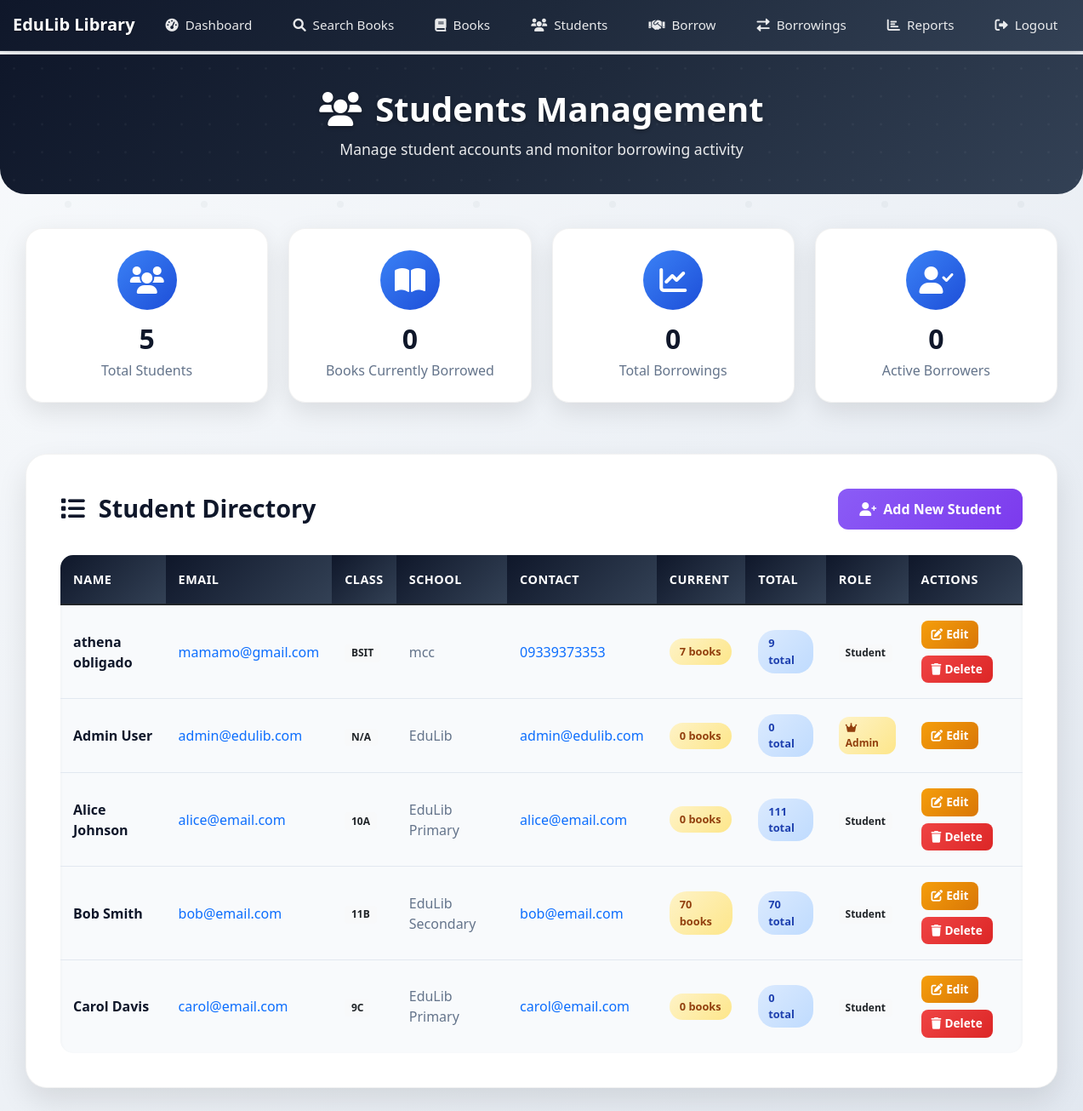
The page /students (signed in) on the database as committed earlier.
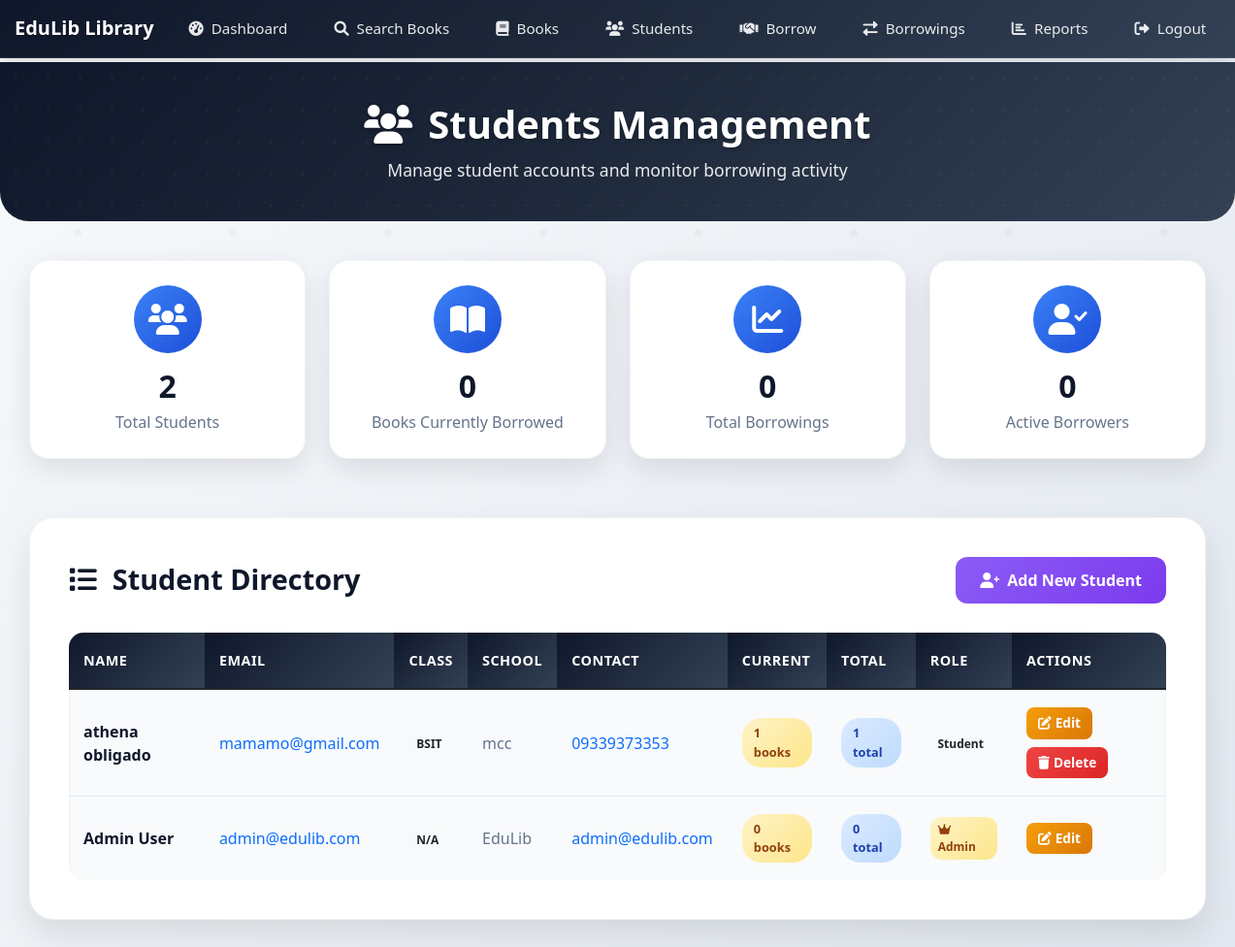
The same page on the database as committed later.
### app/models.py (models this page shows, shortened)
class Student(UserMixin, db.Model):
    id = db.Column(db.Integer, primary_key=True)
    email = db.Column(db.String(120), unique=True, nullable=False)
    password_hash = db.Column(db.String(128))
    full_name = db.Column(db.String(100), nullable=False)
    class_name = db.Column(db.String(50), nullable=False)
    school = db.Column(db.String(100), nullable=False)
    contact = db.Column(db.String(100))
    is_admin = db.Column(db.Boolean, default=False)
    borrowings = db.relationship('Borrowing', backref='student', lazy=True)

### app/routes.py (the view)
@bp.route('/students')
@admin_required
def students():
    students = Student.query.all()
    for student in students:
        student.current_borrowed = len([b for b in student.borrowings if b.status == 'borrowed'])
        student.total_borrowed = len(student.borrowings)
    return render_template('students.html', students=students)

### app/__init__.py (called while the page is built)
@login_manager.user_loader
def load_user(user_id):
    from .models import Student
    return Student.query.get(int(user_id))

### app/routes.py (called while the page is built)
def admin_required(f):
    @wraps(f)
    def decorated_function(*args, **kwargs):
        if not current_user.is_authenticated or not current_user.is_admin:
            flash('Access denied. This is for administrators only.')
            return redirect(url_for('main.dashboard'))
        return f(*args, **kwargs)
    return decorated_function

### app/templates/students.html (shortened to what this page needs)
{% extends "base.html" %}
{% block content %}
<div class="page-header">
    <div class="container">
        <div class="row">
            <div class="col-12 text-center">
                <h1><i class="fas fa-users me-3"></i>Students Management</h1>
                <p>Manage student accounts and monitor borrowing activity</p>
            </div>
        </div>
    </div>
</div>
<div class="container">
    <div class="stats-section">
        <div class="row">
            <div class="col-lg-3 col-md-6">
                <div class="stats-card">
                    <div class="icon-wrapper">
                        <i class="fas fa-users"></i>
                    </div>
                    <h3>{{ students|length }}</h3>
                    <p>Total Students</p>
                </div>
            </div>
            <div class="col-lg-3 col-md-6">
                <div class="stats-card">
                    <div class="icon-wrapper">
                        <i class="fas fa-book-open"></i>
                    </div>
                    <h3>
                        {% set total_current = 0 %}
                        {% for student in students %}
                            {% set total_current = total_current + student.current_borrowed %}
                        {% endfor %}
                        {{ total_current }}
                    </h3>
                    <p>Books Currently Borrowed</p>
                </div>
            </div>
            <div class="col-lg-3 col-md-6">
                <div class="stats-card">
                    <div class="icon-wrapper">
                        <i class="fas fa-chart-line"></i>
                    </div>
                    <h3>
                        {% set total_all = 0 %}
                        {% for student in students %}
                            {% set total_all = total_all + student.total_borrowed %}
                        {% endfor %}
                        {{ total_all }}
                    </h3>
                    <p>Total Borrowings</p>
                </div>
            </div>
            <div class="col-lg-3 col-md-6">
                <div class="stats-card">
                    <div class="icon-wrapper">
                        <i class="fas fa-user-check"></i>
                    </div>
                    <h3>
                        {% set active_students = 0 %}
                        {% for student in students %}
                            {% if student.total_borrowed > 0 %}
                                {% set active_students = active_students + 1 %}
                            {% endif %}
                        {% endfor %}
                        {{ active_students }}
                    </h3>
                    <p>Active Borrowers</p>
                </div>
            </div>
        </div>
    </div>
    <div class="content-section">
        <div class="section-header">
            <h3><i class="fas fa-list me-3"></i>Student Directory</h3>
            <a href="{{ url_for('main.add_student') }}" class="btn-add-student">
                <i class="fas fa-user-plus"></i>
                Add New Student
            </a>
        </div>
        {% if students %}
        <div class="students-table-container">
            <div class="table-responsive">
                <table class="table students-table">
                    <thead>
                        <tr>
                            <th>Name</th>
                            <th>Email</th>
                            <th>Class</th>
                            <th>School</th>
                            <th>Contact</th>
                            <th>Current</th>
                            <th>Total</th>
                            <th>Role</th>
                            <th>Actions</th>
                        </tr>
                    </thead>
                    <tbody>
                        {% for student in students %}
                        <tr>
                            <td>
                                <div class="student-name-cell">{{ student.full_name }}</div>
                            </td>
                            <td>
                                <a href="mailto:{{ student.email }}" class="text-decoration-none">
                                    {{ student.email }}
                                </a>
                            </td>
                            <td>
                                <span class="badge bg-light text-dark">{{ student.class_name }}</span>
                            </td>
                            <td>{{ student.school }}</td>
                            <td>
                                {% if student.contact %}
                                    <a href="tel:{{ student.contact }}" class="text-decoration-none">
                                        {{ student.contact }}
                                    </a>
                                {% else %}
                                    <span class="text-muted">-</span>
                                {% endif %}
                            </td>
                            <td>
                                <span class="borrowing-badge borrowing-current">
                                    {{ student.current_borrowed }} books
                                </span>
                            </td>
                            <td>
                                <span class="borrowing-badge borrowing-total">
                                    {{ student.total_borrowed }} total
                                </span>
                            </td>
                            <td>
                                {% if student.is_admin %}
                                    <span class="admin-badge">
                                        <i class="fas fa-crown me-1"></i>Admin
                                    </span>
                                {% else %}
                                    <span class="badge bg-light text-dark">Student</span>
                                {% endif %}
                            </td>
                            <td>
                                <div class="action-buttons">
                                    <a href="{{ url_for('main.edit_student', id=student.id) }}" class="btn-edit">
                                        <i class="fas fa-edit me-1"></i>Edit
                                    </a>
                                    {% if not student.is_admin %}
                                    <a href="{{ url_for('main.delete_student', id=student.id) }}" class="btn-delete"
                                       onclick="return confirm('Are you sure you want to delete this student? This action cannot be undone.')">
                                        <i class="fas fa-trash me-1"></i>Delete
                                    </a>
                                    {% endif %}
                                </div>
                            </td>
                        </tr>
                        {% endfor %}
                    </tbody>
                </table>
            </div>
        </div>
        {% endif %}
    </div>
</div>
{% endblock %}

### app/templates/base.html (shortened to what this page needs)
<!DOCTYPE html>
<html lang="en">
<head>
    <link href="https://cdn.jsdelivr.net/npm/bootstrap@5.1.3/dist/css/bootstrap.min.css" rel="stylesheet">
    <link href="https://cdnjs.cloudflare.com/ajax/libs/font-awesome/6.0.0/css/all.min.css" rel="stylesheet">
</head>
<body>
    <nav class="navbar navbar-expand-lg navbar-custom">
        <div class="container">
            <a class="navbar-brand" href="{{ url_for('main.index') }}">EduLib Library</a>
            {% if current_user.is_authenticated and current_user.is_admin %}
                <div class="collapse navbar-collapse" id="adminNavbar">
                    <div class="navbar-nav ms-auto">
                        <a class="nav-link" href="{{ url_for('main.dashboard') }}">
                            <i class="fas fa-tachometer-alt me-2"></i>Dashboard
                        </a>
                        <a class="nav-link" href="{{ url_for('main.search_books') }}">
                            <i class="fas fa-search me-2"></i>Search Books
                        </a>
                        <a class="nav-link" href="{{ url_for('main.books') }}">
                            <i class="fas fa-book me-2"></i>Books
                        </a>
                        <a class="nav-link" href="{{ url_for('main.students') }}">
                            <i class="fas fa-users me-2"></i>Students
                        </a>
                        <a class="nav-link" href="{{ url_for('main.borrow') }}">
                            <i class="fas fa-handshake me-2"></i>Borrow
                        </a>
                        <a class="nav-link" href="{{ url_for('main.borrowings') }}">
                            <i class="fas fa-exchange-alt me-2"></i>Borrowings
                        </a>
                        <a class="nav-link" href="{{ url_for('main.reports') }}">
                            <i class="fas fa-chart-bar me-2"></i>Reports
                        </a>
                        <a class="nav-link" href="{{ url_for('main.logout') }}">
                            <i class="fas fa-sign-out-alt me-2"></i>Logout
                        </a>
                    </div>
                </div>
            {% endif %}
        </div>
    </nav>
    <div class="container mt-4">
        {% block content %}{% endblock %}
    </div>
</body>
</html>

### app/templates/base.html (style rules this page uses)
.navbar-custom { background: linear-gradient(135deg, #0f172a 0%, #1e293b 50%, #334155 100%) !important; box-shadow: 0 4px 20px rgba(0,0,0,0.15); border-bottom: 1px solid rgba(255,255,255,0.1); }
.navbar-custom .navbar-brand { font-weight: 700; color: white !important; text-shadow: 0 1px 2px rgba(0,0,0,0.3); }
.navbar-custom .nav-link { color: rgba(255,255,255,0.9) !important; font-weight: 500; transition: all 0.3s ease; position: relative; }
.navbar-custom .nav-link::after { content: ''; position: absolute; bottom: -5px; left: 50%; width: 0; height: 2px; background: linear-gradient(90deg, #60a5fa, #a78bfa); transition: all 0.3s ease; transform: translateX(-50%); }
body { font-family: 'Segoe UI', Tahoma, Geneva, Verdana, sans-serif; background: linear-gradient(135deg, #f8fafc 0%, #e2e8f0 100%); min-height: 100vh; position: relative; }
body::before { content: ''; position: fixed; top: 0; left: 0; width: 100%; height: 100%; pointer-events: none; z-index: -1; }
.container { max-width: 100%; padding-left: 15px; padding-right: 15px; }
@media (min-width: 992px) { #adminNavbar .navbar-nav { align-items: center; gap: 8px; } }
@media (min-width: 992px) { #adminNavbar .nav-link { padding: 10px 18px; margin: 0 2px; border-radius: 8px; transition: all 0.3s ease; font-weight: 500; font-size: 0.95rem; white-space: nowrap; } }

Rows that differ between the two databases and show on the page:
removed Student: full_name "Alice Johnson", email "alice@email.com", class_name "10A", school "EduLib Primary", contact "alice@email.com", current_borrowed "0", total_borrowed "111", shows "Student"
removed Student: full_name "Bob Smith", email "bob@email.com", class_name "11B", school "EduLib Secondary", contact "bob@email.com", current_borrowed "70", total_borrowed "70", is_admin "Student"
removed Student: full_name "Carol Davis", email "carol@email.com", class_name "9C", school "EduLib Primary", contact "carol@email.com", current_borrowed "0", total_borrowed "0", shows "Student"
computed for Student "athena obligado": current_borrowed "7" → "1"; total_borrowed "9" → "1"
Other text that changed with them:
{{ students|length }}: "5" → "2"
